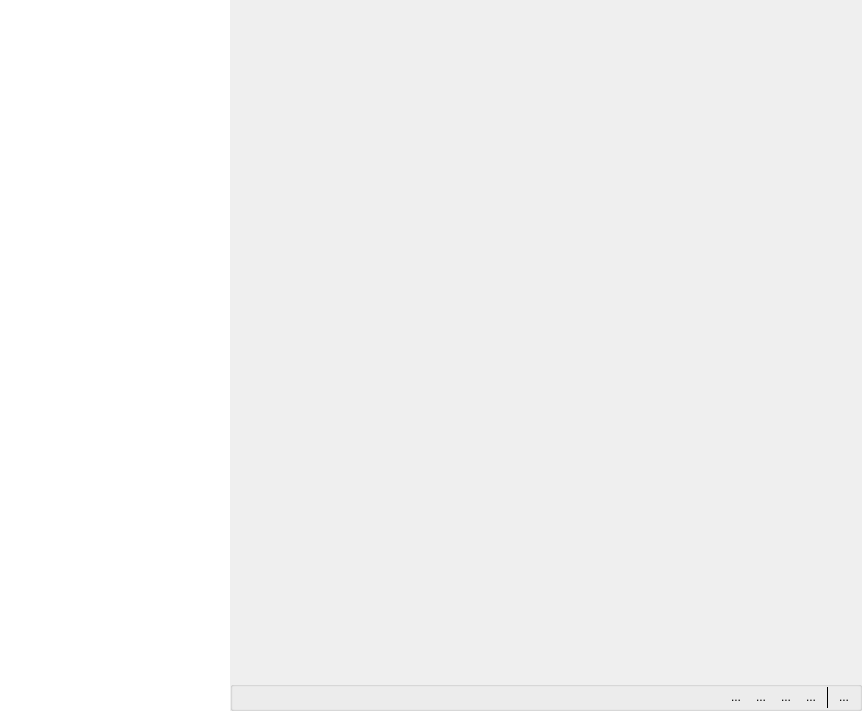
<?xml version="1.0" encoding="UTF-8"?>
<ui version="4.0">
 <class>PreviewFrame</class>
 <widget class="QWidget" name="PreviewFrame">
  <property name="geometry">
   <rect>
    <x>0</x>
    <y>0</y>
    <width>862</width>
    <height>711</height>
   </rect>
  </property>
  <property name="mouseTracking">
   <bool>true</bool>
  </property>
  <property name="tabletTracking">
   <bool>true</bool>
  </property>
  <property name="windowTitle">
   <string>Form</string>
  </property>
  <property name="styleSheet">
   <string notr="true"/>
  </property>
  <layout class="QVBoxLayout" name="verticalLayout_2">
   <property name="spacing">
    <number>0</number>
   </property>
   <property name="leftMargin">
    <number>0</number>
   </property>
   <property name="topMargin">
    <number>0</number>
   </property>
   <property name="rightMargin">
    <number>0</number>
   </property>
   <property name="bottomMargin">
    <number>0</number>
   </property>
   <item>
    <layout class="QHBoxLayout" name="horizontalLayout">
     <property name="spacing">
      <number>0</number>
     </property>
     <item>
      <widget class="QTreeView" name="treeView">
       <property name="sizePolicy">
        <sizepolicy hsizetype="Minimum" vsizetype="Expanding">
         <horstretch>0</horstretch>
         <verstretch>0</verstretch>
        </sizepolicy>
       </property>
       <property name="minimumSize">
        <size>
         <width>180</width>
         <height>0</height>
        </size>
       </property>
       <property name="maximumSize">
        <size>
         <width>230</width>
         <height>16777215</height>
        </size>
       </property>
       <property name="contextMenuPolicy">
        <enum>Qt::CustomContextMenu</enum>
       </property>
       <property name="autoFillBackground">
        <bool>true</bool>
       </property>
       <property name="frameShape">
        <enum>QFrame::NoFrame</enum>
       </property>
       <property name="frameShadow">
        <enum>QFrame::Plain</enum>
       </property>
       <property name="dragEnabled">
        <bool>false</bool>
       </property>
       <property name="dragDropMode">
        <enum>QAbstractItemView::DragOnly</enum>
       </property>
       <property name="defaultDropAction">
        <enum>Qt::LinkAction</enum>
       </property>
      </widget>
     </item>
     <item>
      <layout class="QVBoxLayout" name="verticalLayout">
       <property name="spacing">
        <number>0</number>
       </property>
       <item>
        <widget class="VideoPanel" name="videoPanel" native="true">
         <property name="sizePolicy">
          <sizepolicy hsizetype="Expanding" vsizetype="Preferred">
           <horstretch>0</horstretch>
           <verstretch>0</verstretch>
          </sizepolicy>
         </property>
         <property name="focusPolicy">
          <enum>Qt::StrongFocus</enum>
         </property>
         <property name="contextMenuPolicy">
          <enum>Qt::CustomContextMenu</enum>
         </property>
         <property name="acceptDrops">
          <bool>true</bool>
         </property>
         <property name="autoFillBackground">
          <bool>false</bool>
         </property>
         <property name="styleSheet">
          <string notr="true"/>
         </property>
        </widget>
       </item>
       <item>
        <widget class="QGroupBox" name="gbBottomTool">
         <property name="minimumSize">
          <size>
           <width>0</width>
           <height>30</height>
          </size>
         </property>
         <property name="maximumSize">
          <size>
           <width>16777215</width>
           <height>30</height>
          </size>
         </property>
         <property name="title">
          <string/>
         </property>
         <property name="flat">
          <bool>false</bool>
         </property>
         <layout class="QHBoxLayout" name="horizontalLayout_2">
          <property name="spacing">
           <number>5</number>
          </property>
          <property name="leftMargin">
           <number>0</number>
          </property>
          <property name="topMargin">
           <number>0</number>
          </property>
          <property name="rightMargin">
           <number>5</number>
          </property>
          <property name="bottomMargin">
           <number>0</number>
          </property>
          <item>
           <spacer name="horizontalSpacer">
            <property name="orientation">
             <enum>Qt::Horizontal</enum>
            </property>
            <property name="sizeHint" stdset="0">
             <size>
              <width>40</width>
              <height>20</height>
             </size>
            </property>
           </spacer>
          </item>
          <item>
           <widget class="QToolButton" name="tbOpenAll">
            <property name="minimumSize">
             <size>
              <width>20</width>
              <height>20</height>
             </size>
            </property>
            <property name="maximumSize">
             <size>
              <width>20</width>
              <height>20</height>
             </size>
            </property>
            <property name="focusPolicy">
             <enum>Qt::StrongFocus</enum>
            </property>
            <property name="toolTip">
             <string>打开所有</string>
            </property>
            <property name="text">
             <string>...</string>
            </property>
            <property name="icon">
             <iconset resource="../resources/qrc.qrc">
              <normaloff>:/images/openvideos.png</normaloff>:/images/openvideos.png</iconset>
            </property>
            <property name="autoRaise">
             <bool>true</bool>
            </property>
           </widget>
          </item>
          <item>
           <widget class="QToolButton" name="tbCloseAll">
            <property name="minimumSize">
             <size>
              <width>20</width>
              <height>20</height>
             </size>
            </property>
            <property name="maximumSize">
             <size>
              <width>20</width>
              <height>20</height>
             </size>
            </property>
            <property name="focusPolicy">
             <enum>Qt::StrongFocus</enum>
            </property>
            <property name="toolTip">
             <string>关闭所有</string>
            </property>
            <property name="text">
             <string>...</string>
            </property>
            <property name="icon">
             <iconset resource="../resources/qrc.qrc">
              <normaloff>:/images/closevideos.png</normaloff>:/images/closevideos.png</iconset>
            </property>
            <property name="autoRaise">
             <bool>true</bool>
            </property>
           </widget>
          </item>
          <item>
           <widget class="QToolButton" name="tbFullScreen">
            <property name="sizePolicy">
             <sizepolicy hsizetype="Fixed" vsizetype="Fixed">
              <horstretch>0</horstretch>
              <verstretch>0</verstretch>
             </sizepolicy>
            </property>
            <property name="minimumSize">
             <size>
              <width>20</width>
              <height>20</height>
             </size>
            </property>
            <property name="maximumSize">
             <size>
              <width>20</width>
              <height>20</height>
             </size>
            </property>
            <property name="focusPolicy">
             <enum>Qt::StrongFocus</enum>
            </property>
            <property name="toolTip">
             <string>全屏</string>
            </property>
            <property name="text">
             <string>...</string>
            </property>
            <property name="icon">
             <iconset resource="../resources/qrc.qrc">
              <normaloff>:/images/fullscreen.png</normaloff>:/images/fullscreen.png</iconset>
            </property>
            <property name="popupMode">
             <enum>QToolButton::DelayedPopup</enum>
            </property>
            <property name="autoRaise">
             <bool>true</bool>
            </property>
            <property name="arrowType">
             <enum>Qt::NoArrow</enum>
            </property>
           </widget>
          </item>
          <item>
           <widget class="QToolButton" name="tbCutWindow">
            <property name="minimumSize">
             <size>
              <width>20</width>
              <height>20</height>
             </size>
            </property>
            <property name="maximumSize">
             <size>
              <width>20</width>
              <height>20</height>
             </size>
            </property>
            <property name="focusPolicy">
             <enum>Qt::StrongFocus</enum>
            </property>
            <property name="toolTip">
             <string>显示窗体分割</string>
            </property>
            <property name="statusTip">
             <string/>
            </property>
            <property name="text">
             <string>...</string>
            </property>
            <property name="icon">
             <iconset resource="../resources/qrc.qrc">
              <normaloff>:/images/windowcut.png</normaloff>:/images/windowcut.png</iconset>
            </property>
            <property name="iconSize">
             <size>
              <width>20</width>
              <height>20</height>
             </size>
            </property>
            <property name="checkable">
             <bool>false</bool>
            </property>
            <property name="popupMode">
             <enum>QToolButton::DelayedPopup</enum>
            </property>
            <property name="toolButtonStyle">
             <enum>Qt::ToolButtonIconOnly</enum>
            </property>
            <property name="autoRaise">
             <bool>true</bool>
            </property>
            <property name="arrowType">
             <enum>Qt::NoArrow</enum>
            </property>
           </widget>
          </item>
          <item>
           <widget class="Line" name="line">
            <property name="frameShadow">
             <enum>QFrame::Plain</enum>
            </property>
            <property name="orientation">
             <enum>Qt::Vertical</enum>
            </property>
           </widget>
          </item>
          <item>
           <widget class="QToolButton" name="toolButton">
            <property name="minimumSize">
             <size>
              <width>20</width>
              <height>20</height>
             </size>
            </property>
            <property name="maximumSize">
             <size>
              <width>20</width>
              <height>20</height>
             </size>
            </property>
            <property name="focusPolicy">
             <enum>Qt::StrongFocus</enum>
            </property>
            <property name="text">
             <string>...</string>
            </property>
            <property name="icon">
             <iconset resource="../resources/qrc.qrc">
              <normaloff>:/images/setting1.png</normaloff>:/images/setting1.png</iconset>
            </property>
            <property name="autoRaise">
             <bool>true</bool>
            </property>
           </widget>
          </item>
         </layout>
        </widget>
       </item>
      </layout>
     </item>
    </layout>
   </item>
  </layout>
  <action name="actionAdd">
   <property name="icon">
    <iconset resource="../resources/qrc.qrc">
     <normaloff>:/images/add.png</normaloff>:/images/add.png</iconset>
   </property>
   <property name="text">
    <string>添加节点</string>
   </property>
  </action>
  <action name="actionDelete">
   <property name="icon">
    <iconset resource="../resources/qrc.qrc">
     <normaloff>:/images/delete.png</normaloff>:/images/delete.png</iconset>
   </property>
   <property name="text">
    <string>删除节点</string>
   </property>
  </action>
  <action name="actionPlay">
   <property name="icon">
    <iconset resource="../resources/qrc.qrc">
     <normaloff>:/images/play.png</normaloff>:/images/play.png</iconset>
   </property>
   <property name="text">
    <string>播放</string>
   </property>
  </action>
  <action name="actionStop">
   <property name="icon">
    <iconset resource="../resources/qrc.qrc">
     <normaloff>:/images/stop.png</normaloff>:/images/stop.png</iconset>
   </property>
   <property name="text">
    <string>停止</string>
   </property>
  </action>
  <action name="action_1">
   <property name="checkable">
    <bool>true</bool>
   </property>
   <property name="icon">
    <iconset resource="../resources/qrc.qrc">
     <normaloff>:/images/windowcut_1.png</normaloff>:/images/windowcut_1.png</iconset>
   </property>
   <property name="text">
    <string>界面1</string>
   </property>
  </action>
  <action name="action_4">
   <property name="checkable">
    <bool>true</bool>
   </property>
   <property name="icon">
    <iconset resource="../resources/qrc.qrc">
     <normaloff>:/images/windowcut_4.png</normaloff>:/images/windowcut_4.png</iconset>
   </property>
   <property name="text">
    <string>界面4</string>
   </property>
  </action>
  <action name="action_6">
   <property name="checkable">
    <bool>true</bool>
   </property>
   <property name="icon">
    <iconset resource="../resources/qrc.qrc">
     <normaloff>:/images/windowcut_6.png</normaloff>:/images/windowcut_6.png</iconset>
   </property>
   <property name="text">
    <string>界面6</string>
   </property>
  </action>
  <action name="action_9">
   <property name="checkable">
    <bool>true</bool>
   </property>
   <property name="icon">
    <iconset resource="../resources/qrc.qrc">
     <normaloff>:/images/windowcut_9.png</normaloff>:/images/windowcut_9.png</iconset>
   </property>
   <property name="text">
    <string>界面9</string>
   </property>
  </action>
 </widget>
 <customwidgets>
  <customwidget>
   <class>VideoPanel</class>
   <extends>QWidget</extends>
   <header location="global">videopanel.h</header>
   <container>1</container>
  </customwidget>
 </customwidgets>
 <resources>
  <include location="../resources/qrc.qrc"/>
 </resources>
 <connections/>
</ui>
